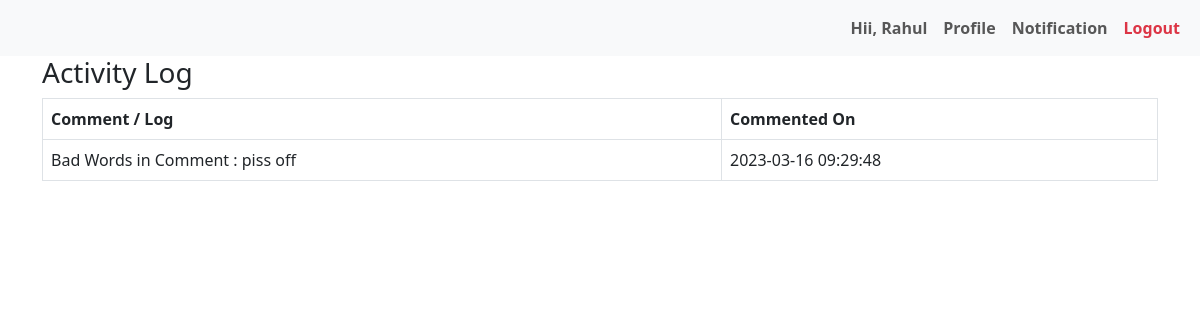
Screenshot of /notification.php (signed in) with the database file from the repository.
### tables this page shows
CREATE TABLE `abusedata` (
  `id` int(10) NOT NULL,
  `postid` int(100) NOT NULL,
  `userid` int(100) NOT NULL,
  `logs` varchar(100) NOT NULL,
  `timedate` timestamp NOT NULL DEFAULT current_timestamp() ON UPDATE current_timestamp()
);

### notification.php (the view, shortened to what this page needs)
<?php
include('config.php');
$userid=$_SESSION['id'];
function getusernamebyidINpost($con,$id)
{
    $selectuser="SELECT * FROM `postdata` where `id`='$id'";
    $result=mysqli_query($con,$selectuser);
    $row=mysqli_fetch_assoc($result);
    return $row['userid'];
}
?>
<!doctype html>
<html lang="en">
  <head>
    <link href="https://cdn.jsdelivr.net/npm/bootstrap@5.3.0-alpha1/dist/css/bootstrap.min.css" rel="stylesheet">
</head>
  <body>
    <nav class="navbar navbar-expand-lg bg-body-tertiary">
        <div class="container-fluid">
          <div class="collapse navbar-collapse" id="navbarScroll">
              <ul class="navbar-nav">
              <li class="nav-item ">
                <a class="nav-link" href="#" id="navbarDropdownMenuLink" role="button" data-toggle="dropdown" aria-haspopup="true" aria-expanded="false">
                  <b><?php echo 'Hii, '.$_SESSION['name'];?></b>
                </a>
              </li>
              <li class="nav-item ">
                <a class="nav-link" href="profile.php" id="navbarDropdownMenuLink" role="button" data-toggle="dropdown" aria-haspopup="true" aria-expanded="false">
                 <b>Profile</b>
                </a>
              </li>
              <li class="nav-item ">
                <a class="nav-link" href="notification.php" id="navbarDropdownMenuLink" role="button" data-toggle="dropdown" aria-haspopup="true" aria-expanded="false">
                 <b>Notification</b>
                </a>
              </li>
              <li class="nav-item ">
                <a class="nav-link text-danger" href="logout.php" id="navbarDropdownMenuLink" role="button" data-toggle="dropdown" aria-haspopup="true" aria-expanded="false">
                  <b>Logout</b>
                </a>
              </li>
             </ul>
          </div>
        </div>
      </nav>
      <div class="container">
      <h3>Activity Log</h3>
<table class="table table-bordered">
  <thead class="thead-light">
    <tr>
      <th scope="col">Comment / Log</th>
      <th scope="col">Commented On</th>
    </tr>
  </thead>
  <tbody>
  <?php
    $checksql="SELECT * FROM `abusedata`";
    $res=mysqli_query($con,$checksql);
    while($row=mysqli_fetch_assoc($res))
    {
        $postid=$row['postid'];
        if(getusernamebyidINpost($con,$postid)==$userid)
        {
        ?>
        <tr>
            <td><?php echo $row['logs']; ?></td>
            <td><?php echo $row['timedate']; ?></td>
    </tr>
    <?php
}
}
  ?>
  </tbody>
</table>
      </div>
    </body>
    </html>

### notification.php (style rules this page uses)
a { color:black; text-decoration: none; }

### rows the page displays
abusedata: logs "Bad Words in Comment : piss off", timedate "2023-03-16 09:29:48"

### other values shown
$_SESSION['name'] "Rahul"
